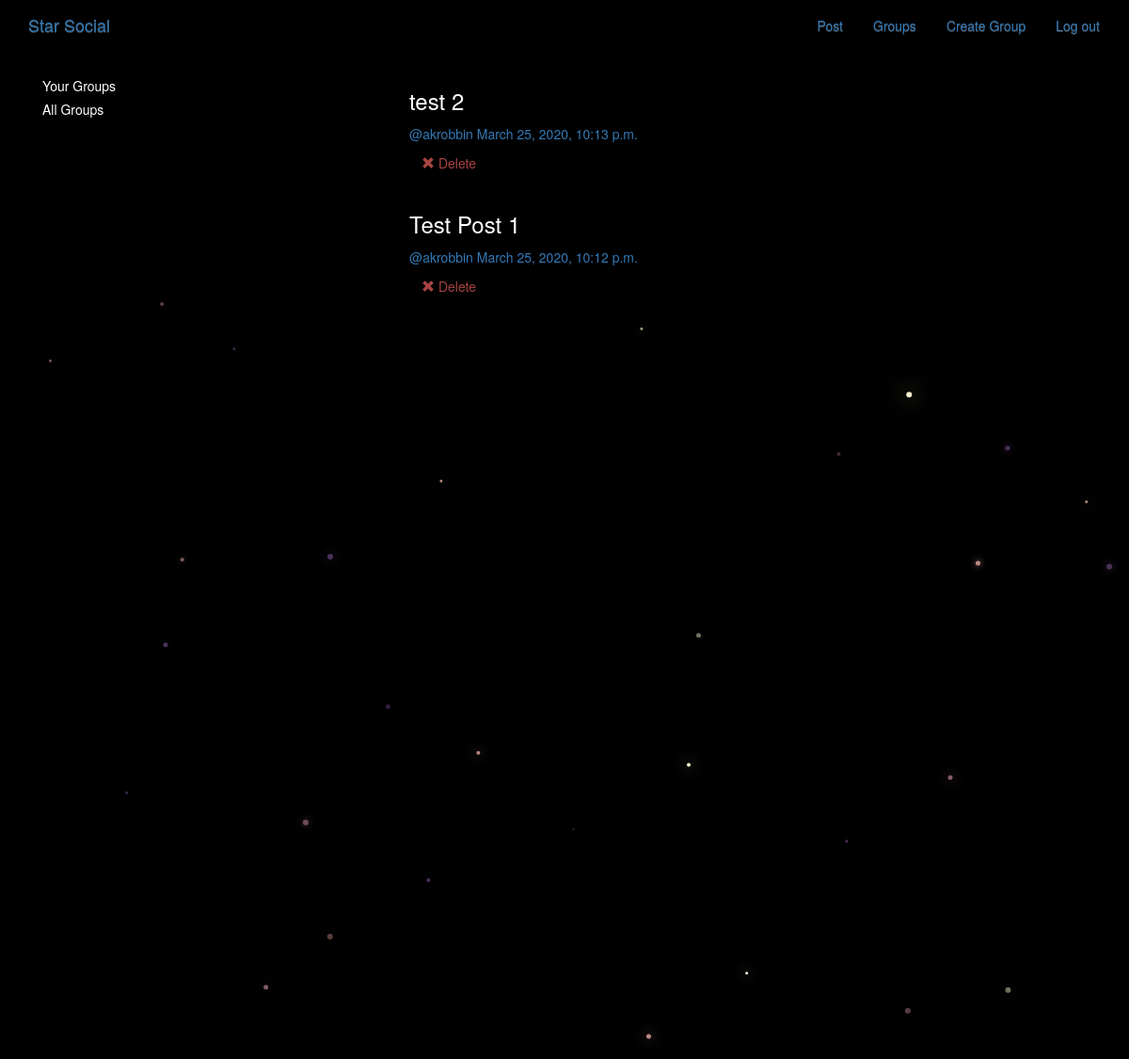
The page /posts/ (signed in) on the database its author committed.
### posts/models.py (models this page shows, shortened)
class Post(models.Model):
    user = models.ForeignKey(User, related_name='posts', on_delete=models.CASCADE)
    created_at = models.DateTimeField(auto_now=True)
    message = models.TextField()
    message_html = models.TextField(editable=False)
    group = models.ForeignKey(Group,related_name='posts',null=True,blank=True,on_delete=models.CASCADE)
    class Meta:
        ordering = ['-created_at']
        unique_together = ['user','message']

### posts/views.py (the view)
# urls.py: path('', views.PostList.as_view(), name='all'),
class PostList(SelectRelatedMixin, generic.ListView):
    model = models.Post
    select_related = ('user', 'group')

### posts/templates/posts/post_list.html (shortened to what this page needs)
{% extends "posts/post_base.html" %}
{% block prepost %}
  <div class="col-md-4">
    {% if request.user.is_authenticated %}
      <div class="card card-with-shadow">
        <div class="content">
          <h5 class="title">Your Groups</h5>
        </div>
      </div>
    {% endif %}
    <div class="card card-with-shadow">
      <div class="content">
        <h5 class="title">All Groups</h5>
      </div>
    </div>
  </div>
{% endblock %}
{% block post_content %}
<div class="col-md-8">
	{% for post in post_list %}
  {% include "posts/_post.html" %}
	{% endfor %}
</div>
{% endblock %}

### posts/templates/posts/_post.html
<div class="post media">
  <h3>{{ post.message_html|safe }}</h3>
  <div class="media body">
    <h5 class="media-heading">
      <span class="username">
        <a href="{% url 'posts:for_user' username=post.user.username %}">@{{post.user.username}}</a>
      </span>
      <time class="time">
        <a href="{% url 'posts:single' username=post.user.username pk=post.pk %}">{{post.created_at}}</a>
      </time>
    </h5>
    <div class="media-footer">
      {% if user.is_authenticated and post.user == user%}
        <a href="{% url 'posts:delete' pk=post.pk %}" title="delete" class="btn btn-simple">
          <span class="glyphicon glyphicon-remove text-danger" aria-hidden='True'></span>
          <span class="text-danger icon-label">Delete</span>
        </a>
      {% endif %}
    </div>
  </div>
</div>

### static/simplesocial/css/master.css (style rules this page uses)
body { margin: 0; overflow: hidden; background-color: black; color:white; }

### rows shown on the page
Post: message_html "test 2", user.username "akrobbin", created_at "March 25, 2020, 10:13 p.m.", shows "Delete"
Post: message_html "Test Post 1", user.username "akrobbin", created_at "March 25, 2020, 10:12 p.m.", shows "Delete"
